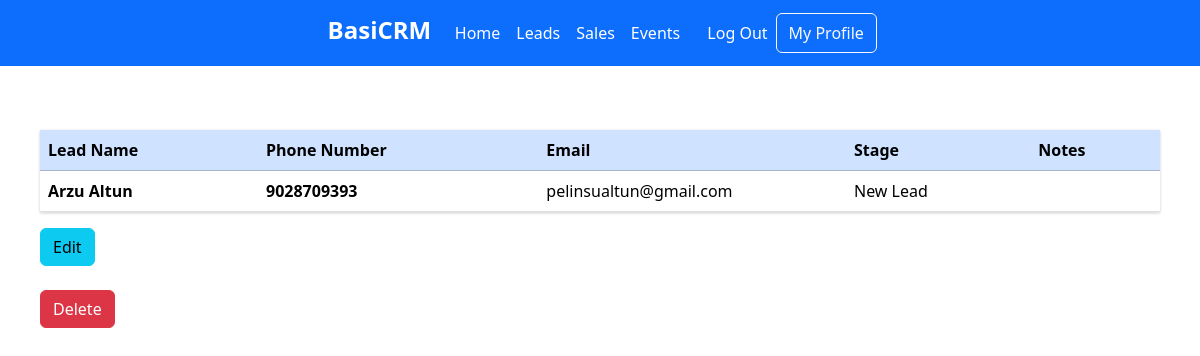
The app's page /pipelines/1 (signed in) with its own data.
### CRMApp/models.py (models this page shows, shortened)
class Pipeline(models.Model):
    created_at=models.DateTimeField(auto_now_add=True)
    updated_at=models.DateTimeField(auto_now=True)
    user=models.ForeignKey(User, on_delete=models.CASCADE)
    contact=models.ForeignKey(Contact, on_delete=models.CASCADE)
    stage=models.CharField(max_length=50)
    notes=models.TextField()

class Contact(models.Model):
    created_at=models.DateTimeField(auto_now_add=True)
    updated_at=models.DateTimeField(auto_now=True)
    user=models.ForeignKey(User, on_delete=models.CASCADE)
    first_name=models.CharField(max_length=50)
    last_name=models.CharField(max_length=50, default="")
    organization_name=models.CharField(max_length=250, default="")
    organization=models.BooleanField(default=False)
    email=models.EmailField()
    phone=models.CharField(max_length=50)
    address=models.CharField(max_length=50)
    city=models.CharField(max_length=50)
    country=models.CharField(max_length=50)
    notes=models.TextField(default=None, blank=True, null=True)

### CRMApp/views.py (the view)
# urls.py: path('pipelines/<int:id>', views.get_pipeline_detail, name="get_pipeline_detail"),
def get_pipeline_detail(request, id):
    pipeline=get_object_or_404(Pipeline.objects.select_related('contact').filter(user_id=request.user.id), pk=id)
    if request.method=='GET':
        return render(request,"pages/pipeline-detail.html",{"pipeline":pipeline, "stage_names":stage_names})

### CRMApp/templatetags/custom_filters.py (called while the page is built)
@register.filter
def get_stage(dictionary, key):
    if isinstance(dictionary, dict):
        return dictionary.get(key, '')
    else:
        return ''

### templates/pages/pipeline-detail.html (shortened to what this page needs)
{%extends "base.html"%}
{% block content %}
<br>
<div class="wrapper">
    <table class="table">
        <thead>
      <tr class="table-primary">
        <th scope="col">Lead Name</th>
        <th scope="col">Phone Number</th>
        <th scope="col">Email</th>
        <th scope="col">Stage</th>
        <th scope="col">Notes</th>
      </tr>
    </thead>
    {% load custom_filters %}
    <tbody>
        <tr>
            <th scope="row">{{ pipeline.contact.first_name}} {{pipeline.contact.last_name}}</th>
            <th scope="row">{{ pipeline.contact.phone }}</th>
            <td>{{ pipeline.contact.email }}</td>
            <td>{{ stage_names|get_stage:pipeline.stage }}</td>
            <td>{{ pipeline.notes }}</td>
        </tr>
    </tbody>
    </table>
<a href="/pipelines/edit/{{ pipeline.id }}">
    <button type="button" class="btn btn-info">Edit</button>
</a>
<br>
<br>
<form method="POST" action="/pipelines/delete/{{pipeline.id}}">
    <button type="submit" class="btn btn-danger">Delete</button>
  </form>
</div>
{% endblock%}

### CRMApp/static/css/table.css (style rules this page uses)
body { font-family: "Helvetica Neue", Helvetica, Arial; font-size: 14px; line-height: 20px; font-weight: 400; color: #3b3b3b; -webkit-font-smoothing: antialiased; font-smoothing: antialiased; background: white; }
.wrapper { margin: 0 auto; padding: 40px; max-width: 1300px; }
.table { margin: 0 0 40px 0; width: 100%; box-shadow: 0 1px 3px rgba(0, 0, 0, 0.2); display: table; }
:root { --grid-max-width: 40rem; --grid-width: 90%; --grid-gutter: 3%; }
:root { --html-font-size: 100%; --body-background-color: #f9f8f5; --body-color: #353535; --body-font-family: 'Roboto'; --body-font-family-fallback: sans-serif; --body-font-size: 1rem; --body-font-weight: 400; --body-line-height: 1.5; }
*, *::before, *::after { box-sizing: inherit; }
html { box-sizing: border-box; font-size: var(--html-font-size); height: 100%; }
body { background-color: var(--body-background-color); color: var(--body-color); font-family: var(--body-font-family), var(--body-font-family-fallback); font-size: var(--body-font-size); font-weight: var(--body-font-weight); line-height: var(--body-line-height); margin: 0; min-height: 100%; }
:root { --box-background-color: #fff; --box-padding-horizontal: 2rem; --box-padding-vertical: 3rem; }

### records on screen
Pipeline: contact.first_name "Arzu", contact.last_name "Altun", contact.phone "9028709393", contact.email "pelinsualtun@gmail.com", stage "New Lead"
